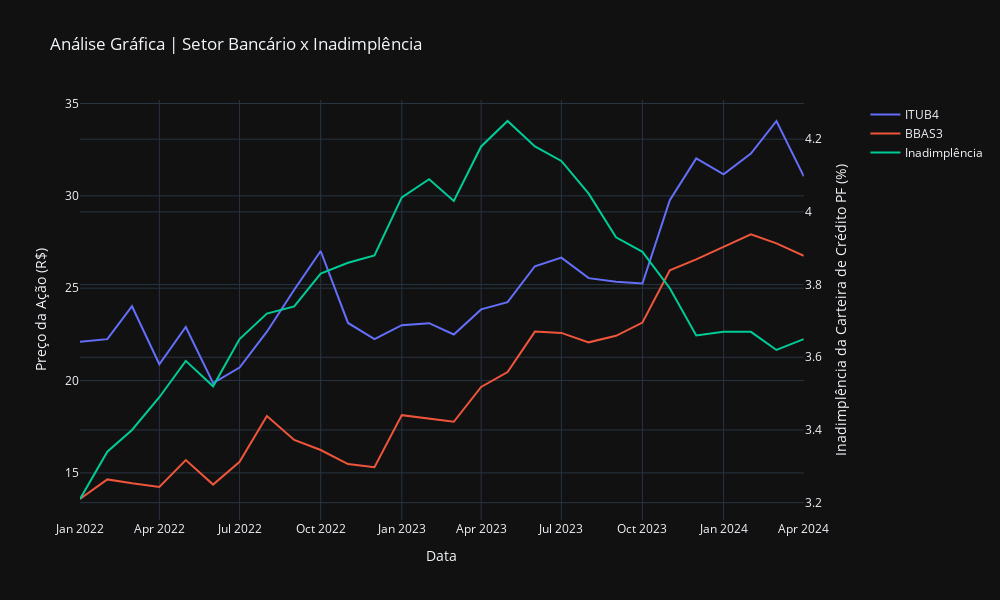

Source (notebook cell):
### Code cell
# Preços de Itaú e BB e inadimplência absolutos

fig = make_subplots(specs=[[{'secondary_y': True}]])

fig.add_trace(go.Scatter(x=df_bancario_inad.index, y=df_bancario_inad['ITUB4.SA'], name='ITUB4'))
fig.add_trace(go.Scatter(x=df_bancario_inad.index, y=df_bancario_inad['BBAS3.SA'], name='BBAS3'))

fig.add_trace(go.Scatter(x=df_bancario_inad.index, y=df_bancario_inad['Inad.'], name='Inadimplência'), secondary_y=True)

fig.update_layout(xaxis_title="Data", yaxis_title="Preço da Ação (R$)", yaxis2_title="Inadimplência da Carteira de Crédito PF (%)", template='plotly_dark', title="Análise Gráfica | Setor Bancário x Inadimplência", width=1000, height=600)

fig.show()
